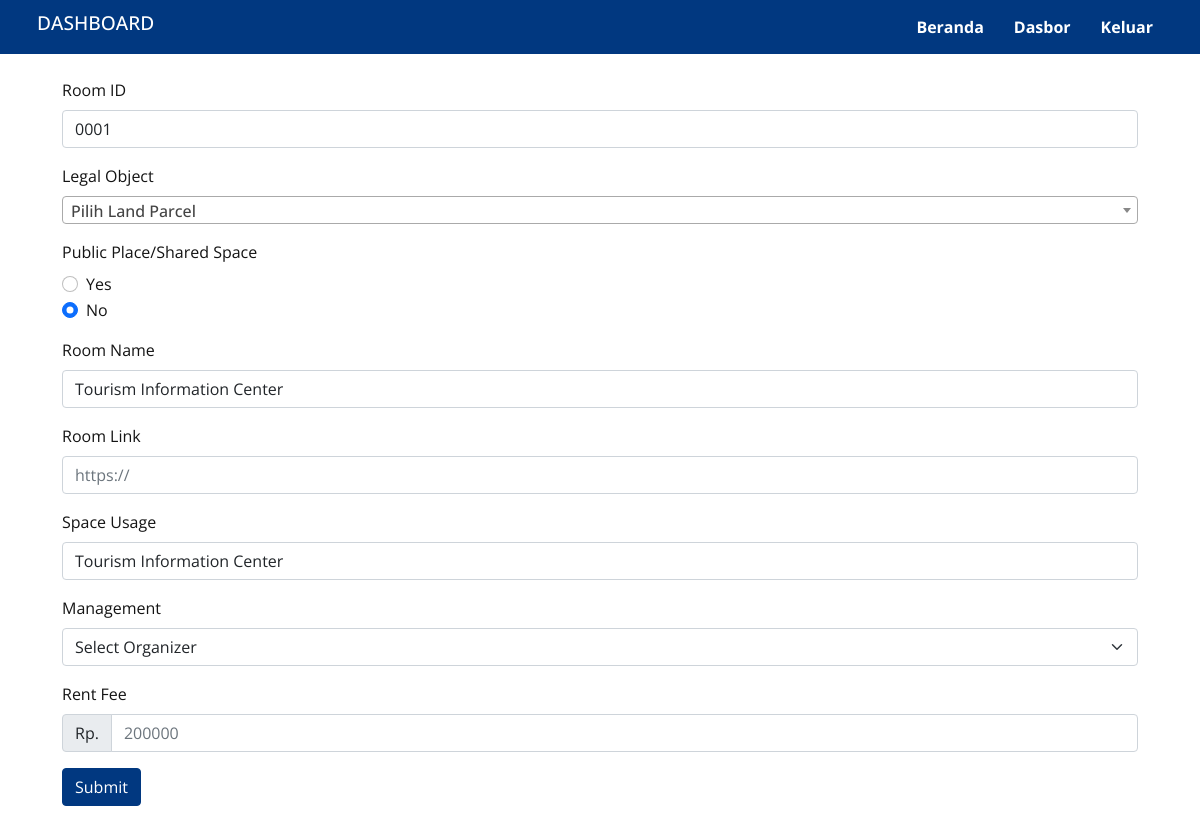
Page /data/room/edit-room.php?room=0001&legal=550615 (signed in) on the committed database.
### tables this page shows
CREATE TABLE IF NOT EXISTS `rooms_table` (
  `room_id` varchar(50) NOT NULL,
  `legal_object_id` int DEFAULT NULL,
  `organizer_id` int DEFAULT NULL,
  `room_name` varchar(255) DEFAULT NULL,
  `space_usage` varchar(255) DEFAULT NULL,
  `rent_fee` varchar(255) DEFAULT NULL,
  `uri_room` varchar(255) DEFAULT NULL,
  `is_public` tinyint(1) NOT NULL DEFAULT '0',
  PRIMARY KEY (`room_id`),
  UNIQUE KEY `room_id` (`room_id`),
  KEY `organizer_id` (`organizer_id`),
  KEY `parcel_id` (`legal_object_id`) USING BTREE,
  CONSTRAINT `FK_rooms_table_legal_objects_table` FOREIGN KEY (`legal_object_id`) REFERENCES `legal_objects_table` (`id`) ON DELETE CASCADE ON UPDATE CASCADE,
  CONSTRAINT `FK_rooms_table_managements_table` FOREIGN KEY (`organizer_id`) REFERENCES `managements_table` (`id`) ON DELETE SET NULL ON UPDATE CASCADE
);

### action/get-room.php (called while the page is built, shortened)
<?php
include 'db_connect.php';
if ($_SERVER['REQUEST_METHOD'] === 'GET') {
    if (isset($_GET['room']) && !empty($_GET['room']) && isset($_GET['legal']) && !empty($_GET['legal'])) {
        $RoomId = $_GET['room'];
        $LegalId = $_GET['legal'];
        $sql = "SELECT rm.*, p.*, m.id as organizer_id, m.organizer_name, m.organizer_address, m.organizer_city, m.organizer_head, lp.parcel_id, lp.building
        FROM rooms_table rm
        LEFT JOIN legal_objects_table p ON rm.legal_object_id = p.id
        LEFT JOIN managements_table m ON m.id = rm.organizer_id
        LEFT JOIN land_parcel_table lp ON p.parcel_id = lp.parcel_id
        WHERE rm.room_id = '$RoomId' AND rm.legal_object_id = $LegalId
        LIMIT 1";
        $result = $conn->query($sql);
        if ($result->num_rows > 0) {
            $rooms_table = $result->fetch_assoc();
        }
    } elseif (isset($_GET['get']) && !empty($_GET['get'])) {
    }
}

### action/fucntion.php (called while the page is built, shortened)
<?php
function old($name)
{
    return null;
}

### data/room/edit-room.php (the view, shortened to what this page needs)
<!doctype html>
<html lang="en">
<head>
    <link href="https://cdn.jsdelivr.net/npm/bootstrap@5.0.2/dist/css/bootstrap.min.css" rel="stylesheet">
    <link rel="stylesheet" href="https://cdnjs.cloudflare.com/ajax/libs/magicsuggest/2.1.5/magicsuggest-min.css" />
    <link href="https://cdn.jsdelivr.net/npm/select2@4.1.0-rc.0/dist/css/select2.min.css" rel="stylesheet" />
    <link rel="stylesheet" href="/assets/css/style.css" />
</head>
<?php include_once $_SERVER['DOCUMENT_ROOT'] . '/action/first-load.php'; ?>
<?php include_once '../../action/get-room.php' ?>
<body>
    <?php include '../../assets/view/dashboard_header.php' ?>
    <main>
        <div class="container ">
            <div class="row justify-content-center  m-2 py-3">
                <form action="/action/save-room.php?room=<?= $rooms_table['room_id']; ?>&legal=<?= $rooms_table['legal_object_id']; ?>" method="POST" enctype="multipart/form-data">
                    <div class="mb-3">
                        <label for="room_id" class="form-label">Room ID</label>
                        <input type="text" class="form-control" id="room_id" name="room_id" value="<?= old('room_id') ?? $rooms_table['room_id']; ?>" required>
                    </div>
                    <div class="mb-3">
                        <label for="legal_object_id" class="form-label">Legal Object</label>
                    </div>
                    <div class="mb-3">
                        <label for="flexRadioDefault" class="form-label">Public Place/Shared Space</label>
                        <div class="form-check">
                            <input class="form-check-input" type="radio" name="is_public" id="yes_public" value="yes">
                            <label class="form-check-label" for="yes_public">
                                Yes
                            </label>
                        </div>
                        <div class="form-check">
                            <input class="form-check-input" type="radio" name="is_public" id="no_public" value="no" checked>
                            <label class="form-check-label" for="no_public">
                                No
                            </label>
                        </div>
                    </div>
                    <div class="mb-3">
                        <label for="room_name" class="form-label">Room Name</label>
                        <input type="text" class="form-control" id="room_name" name="room_name" value="<?= old('room_name') ?? $rooms_table['room_name']; ?>" required>
                    </div>
                    <div class="mb-3">
                        <label for="uri_room" class="form-label">Room Link</label>
                        <input type="text" class="form-control" id="uri_room" name="uri_room" placeholder="https://" value="<?= old('uri_room') ?? $rooms_table['uri_room']; ?>">
                    </div>
                    <div class="mb-3">
                        <label for="space_usage" class="form-label">Space Usage</label>
                        <input type="text" class="form-control" id="space_usage" name="space_usage" value="<?= old('space_usage') ?? $rooms_table['space_usage']; ?>" required>
                    </div>
                    <div class="mb-3">
                        <label for="organizer" class="form-label">Management</label>
                        <select class="form-select" id="organizer" name="organizer" required>
                            <option value="" disabled selected>Select Organizer</option>
                        </select>
                    </div>
                    <div class="mb-3" id="rent_fee_container">
                        <label for="rent_fee" class="form-label">Rent Fee</label>
                        <div class="input-group">
                            <div class="input-group-text">Rp.</div>
                            <input type="text" class="form-control" id="rent_fee" name="rent_fee" value="<?= old('rent_fee') ?? $rooms_table['rent_fee']; ?>" placeholder="200000">
                        </div>
                    </div>
                    <button type="submit" class="btn btn-primary">Submit</button>
                </form>
            </div>
        </div>
    </main>
</body>
</html>

### assets/css/style.css (style rules this page uses)
* { margin: 0; padding: 0; box-sizing: border-box; text-decoration: none !important; outline: none !important; border: none; scroll-behavior: smooth; }
body { font-family: "Open Sans", "Roboto", "Segoe UI", sans-serif; font-weight: 500; color: #141414; }
.btn-primary { background-color: #013880; border-color: #013880; }
label { font-weight: 400; }

### rows in the picture
rooms_table: room_id "0001", room_name "Tourism Information Center", space_usage "Tourism Information Center"
